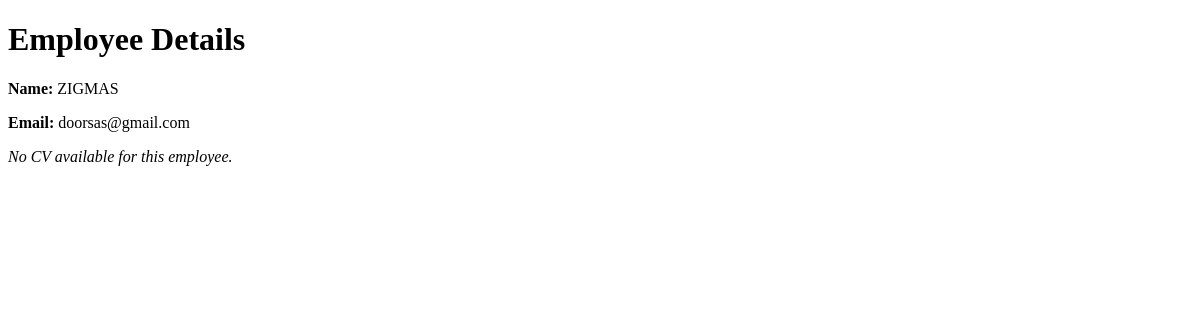
The app's page /employee/employee/2/ (signed in), older data.
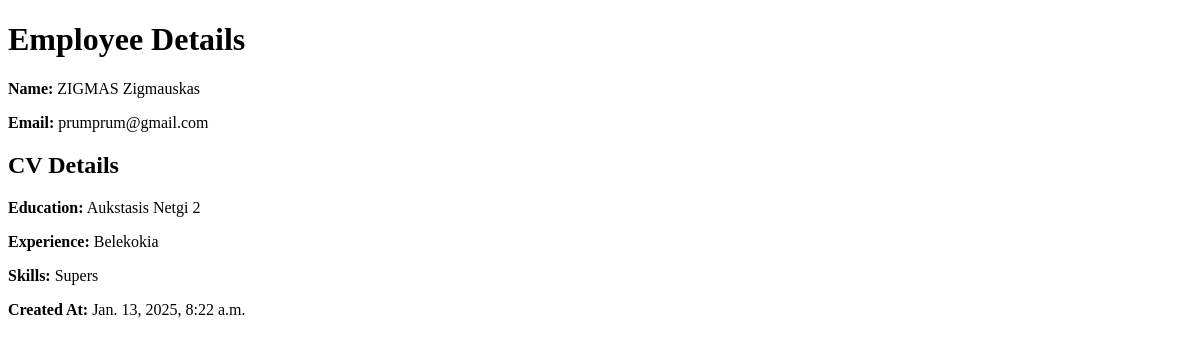
The same page, newer data.
### employee/models.py (models this page shows, shortened)
class Employee(models.Model):
    user = models.OneToOneField(User, on_delete=models.CASCADE)  # Link to User
    employee_name = models.CharField(max_length=255)
    email = models.EmailField()

class CV(models.Model):
    employee = models.OneToOneField(Employee, on_delete=models.CASCADE)  # Ensures one CV per employee
    education = models.TextField()
    experience = models.TextField()
    skills = models.TextField()
    created_at = models.DateTimeField(auto_now_add=True)

### employee/views.py (the view)
# urls.py: path('employee/<int:employee_pk>/', views.employee_detail, name='employee_detail'),
@login_required
def employee_detail(request, employee_pk):
    employee = get_object_or_404(Employee, pk=employee_pk)
    try:
        cv = CV.objects.get(employee=employee)
    except CV.DoesNotExist:
        cv = None
    return render(request, 'employee/detail.html', {
        'employee': employee,
        'cv': cv,
    })

### employee/templates/employee/detail.html (shortened to what this page needs)
<!DOCTYPE html>
<html lang="en">
<head>
</head>
<body>
    <h1>Employee Details</h1>
    <p><strong>Name:</strong> {{ employee.employee_name }}</p>
    <p><strong>Email:</strong> {{ employee.email }}</p>
    {% if cv %}
        <h2>CV Details</h2>
        <p><strong>Education:</strong> {{ cv.education }}</p>
        <p><strong>Experience:</strong> {{ cv.experience }}</p>
        <p><strong>Skills:</strong> {{ cv.skills }}</p>
        <p><strong>Created At:</strong> {{ cv.created_at }}</p>
    {% else %}
        <p><em>No CV available for this employee.</em></p>
    {% endif %}
</body>
</html>

Row changes from the older to the newer data that the page shows:
changed Employee: employee_name "ZIGMAS" → "ZIGMAS Zigmauskas"; email "doorsas@gmail.com" → "prumprum@gmail.com"
added CV: education "Aukstasis Netgi 2", experience "Belekokia", skills "Supers", created_at "Jan. 13, 2025, 8:22 a.m."
Text that changed along with them:
text no longer shown: "No CV available for this employee."
text now shown: "CV Details Education: Experience: Skills: Created At:"
